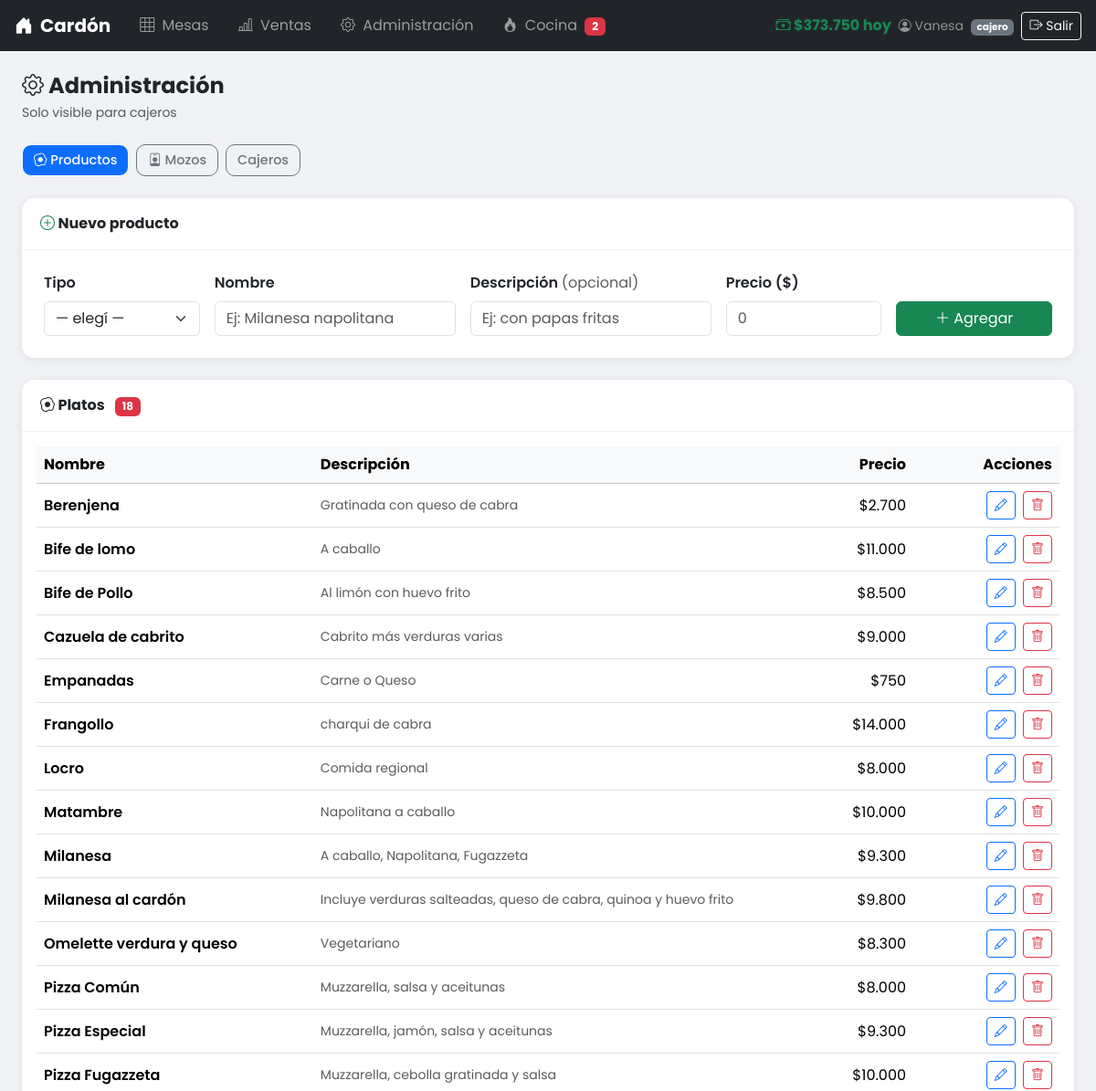
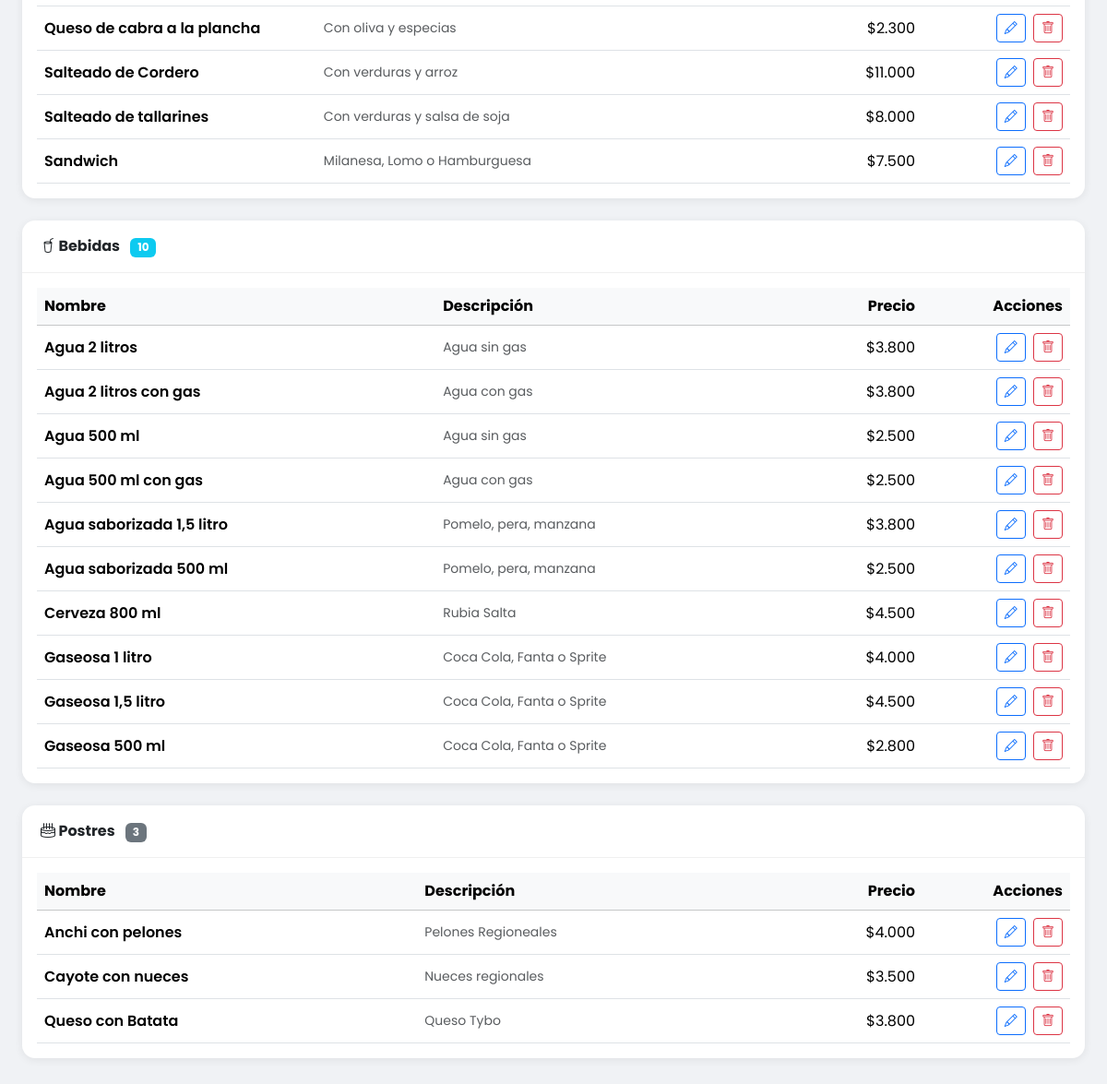
Page /admin.php (signed in) on the committed database (2 pictures, top to bottom).
### tables this page shows
CREATE TABLE `plato` (
  `id_plato` int NOT NULL AUTO_INCREMENT,
  `nom_plato` varchar(45) NOT NULL,
  `descr_plato` varchar(100) NOT NULL,
  `precio_plato` int NOT NULL,
  PRIMARY KEY (`id_plato`),
  UNIQUE KEY `id_plato_UNIQUE` (`id_plato`)
);

CREATE TABLE `bebida` (
  `id_bebida` int NOT NULL AUTO_INCREMENT,
  `nom_bebida` varchar(45) NOT NULL,
  `desc_bebida` varchar(100) NOT NULL,
  `precio_bebida` decimal(10,2) NOT NULL,
  PRIMARY KEY (`id_bebida`),
  UNIQUE KEY `id_bebida_UNIQUE` (`id_bebida`)
);

CREATE TABLE `postre` (
  `id_postre` int NOT NULL AUTO_INCREMENT,
  `nom_postre` varchar(45) NOT NULL,
  `desc_postre` varchar(100) NOT NULL,
  `precio_postre` decimal(10,2) NOT NULL,
  PRIMARY KEY (`id_postre`),
  UNIQUE KEY `id_postre_UNIQUE` (`id_postre`)
);

### admin.php (the view, shortened to what this page needs)
<?php
include('conexion.php');
$seccion = $_GET['s'] ?? 'productos';
$platos  = $conexion->query("SELECT * FROM plato  ORDER BY nom_plato")->fetch_all(MYSQLI_ASSOC);
$bebidas = $conexion->query("SELECT * FROM bebida ORDER BY nom_bebida")->fetch_all(MYSQLI_ASSOC);
$postres = $conexion->query("SELECT * FROM postre ORDER BY nom_postre")->fetch_all(MYSQLI_ASSOC);
?>
<!DOCTYPE html>
<html lang="es">
<head>
    <link href="https://cdn.jsdelivr.net/npm/bootstrap@5.3.3/dist/css/bootstrap.min.css" rel="stylesheet">
    <link href="https://cdn.jsdelivr.net/npm/bootstrap-icons@1.11.1/font/bootstrap-icons.css" rel="stylesheet">
</head>
<body>
<?php include('navbar.php'); ?>
<div class="container-fluid px-3 px-md-4 pb-5">
    <h4 class="fw-bold mb-1"><i class="bi bi-gear"></i> Administración</h4>
    <p class="text-muted small mb-4">Solo visible para cajeros</p>
    <div class="d-flex flex-wrap gap-2 mb-4">
        <a href="?s=productos" class="btn seccion-tab <?= $seccion==='productos' ? 'active' : 'btn-outline-secondary' ?>">
            <i class="bi bi-egg-fried"></i> Productos
        </a>
        <a href="?s=mozos" class="btn seccion-tab <?= $seccion==='mozos' ? 'active' : 'btn-outline-secondary' ?>">
            <i class="bi bi-person-badge"></i> Mozos
        </a>
        <a href="?s=cajeros" class="btn seccion-tab <?= $seccion==='cajeros' ? 'active' : 'btn-outline-secondary' ?>">
            <i class="bi bi-cash-register"></i> Cajeros
        </a>
    </div>
    <?php if ($seccion === 'productos'): ?>
    <div class="admin-card mb-4">
        <div class="card-header"><i class="bi bi-plus-circle text-success"></i> Nuevo producto</div>
        <div class="p-3 p-md-4">
            <form method="POST" class="row g-3">
                <div class="col-12 col-sm-4 col-lg-2">
                    <label class="form-label fw-semibold">Tipo</label>
                    <select name="tipo" class="form-select" required>
                        <option value="">— elegí —</option>
                    </select>
                </div>
                <div class="col-12 col-sm-5 col-lg-3">
                    <label class="form-label fw-semibold">Nombre</label>
                    <input type="text" name="nombre" class="form-control" placeholder="Ej: Milanesa napolitana" required>
                </div>
                <div class="col-12 col-sm-5 col-lg-3">
                    <label class="form-label fw-semibold">Descripción <span class="text-muted fw-normal">(opcional)</span></label>
                    <input type="text" name="desc" class="form-control" placeholder="Ej: con papas fritas">
                </div>
                <div class="col-12 col-sm-3 col-lg-2">
                    <label class="form-label fw-semibold">Precio ($)</label>
                    <input type="number" name="precio" class="form-control" placeholder="0" min="1" required>
                </div>
                <div class="col-12 col-lg-2 d-flex align-items-end">
                    <button type="submit" class="btn btn-success w-100">
                        <i class="bi bi-plus-lg"></i> Agregar
                    </button>
                </div>
            </form>
        </div>
    </div>
    <?php
    $grupos = [
        ['titulo'=>'Platos',  'icono'=>'egg-fried',  'badge'=>'danger',    'items'=>$platos,  'tipo'=>'plato',  'col_id'=>'id_plato',  'col_nom'=>'nom_plato',  'col_desc'=>'descr_plato',  'col_precio'=>'precio_plato'],
        ['titulo'=>'Bebidas', 'icono'=>'cup-straw',  'badge'=>'info',      'items'=>$bebidas, 'tipo'=>'bebida', 'col_id'=>'id_bebida', 'col_nom'=>'nom_bebida', 'col_desc'=>'desc_bebida',  'col_precio'=>'precio_bebida'],
        ['titulo'=>'Postres', 'icono'=>'cake2',      'badge'=>'secondary', 'items'=>$postres, 'tipo'=>'postre', 'col_id'=>'id_postre', 'col_nom'=>'nom_postre', 'col_desc'=>'desc_postre',  'col_precio'=>'precio_postre'],
    ];
    foreach ($grupos as $g):
    ?>
    <div class="admin-card mb-4">
        <div class="card-header">
            <i class="bi bi-<?= $g['icono'] ?>"></i> <?= $g['titulo'] ?>
            <span class="badge bg-<?= $g['badge'] ?> ms-2"><?= count($g['items']) ?></span>
        </div>
        <div class="p-3">
            <?php if (empty($g['items'])): ?>
                <p class="text-muted text-center py-3">No hay <?= strtolower($g['titulo']) ?> cargados.</p>
            <?php else: ?>
            <div class="table-responsive">
                <table class="table table-hover align-middle mb-0">
                    <thead class="table-light">
                        <tr>
                            <th>Nombre</th>
                            <th class="d-none d-md-table-cell">Descripción</th>
                            <th class="text-end">Precio</th>
                            <th class="text-end" style="width:160px">Acciones</th>
                        </tr>
                    </thead>
                    <tbody>
                    <?php foreach ($g['items'] as $item): ?>
                        <tr>
                            <td class="fw-semibold"><?= htmlspecialchars($item[$g['col_nom']]) ?></td>
                            <td class="text-muted small d-none d-md-table-cell"><?= htmlspecialchars($item[$g['col_desc']] ?? '') ?></td>
                            <td class="text-end">$<?= number_format($item[$g['col_precio']], 0, ',', '.') ?></td>
                            <td class="text-end">
                                <button class="btn btn-sm btn-outline-primary me-1"
                                        onclick="abrirEditar('<?= $g['tipo'] ?>',<?= $item[$g['col_id']] ?>,'<?= addslashes($item[$g['col_nom']]) ?>','<?= addslashes($item[$g['col_desc']] ?? '') ?>',<?= $item[$g['col_precio']] ?>)">
                                    <i class="bi bi-pencil"></i>
                                </button>
                                <form method="POST" class="d-inline"
                                      onsubmit="return confirm('¿Eliminar <?= htmlspecialchars($item[$g['col_nom']]) ?>?')">
                                    <button type="submit" class="btn btn-sm btn-outline-danger">
                                        <i class="bi bi-trash"></i>
                                    </button>
                                </form>
                            </td>
                        </tr>
                    <?php endforeach; ?>
                    </tbody>
                </table>
            </div>
            <?php endif; ?>
        </div>
    </div>
    <?php endforeach; ?>
    <?php endif; ?>
</div>
</body>
</html>

### admin.php (style rules this page uses)
body { font-family:'Poppins',sans-serif; background:#f0f2f5; }
.admin-card { background:white; border-radius:14px; box-shadow:0 2px 10px rgba(0,0,0,.07); }
.admin-card .card-header { background:transparent; border-bottom:1px solid #f0f0f0; font-weight:700; padding:16px 20px; }
.seccion-tab { border-radius:10px; font-weight:500; font-size:.9rem; }
.seccion-tab.active { background:#0d6efd; color:white; }

### rows in the picture
plato: nom_plato "Berenjena", descr_plato "Gratinada con queso de cabra", precio_plato "2.700"
plato: nom_plato "Bife de lomo", descr_plato "A caballo", precio_plato "11.000"
plato: nom_plato "Bife de Pollo", descr_plato "Al limón con huevo frito", precio_plato "8.500"
plato: nom_plato "Cazuela de cabrito", descr_plato "Cabrito más verduras varias", precio_plato "9.000"
plato: nom_plato "Empanadas", descr_plato "Carne o Queso", precio_plato "750"
plato: nom_plato "Frangollo", descr_plato "charqui de cabra", precio_plato "14.000"
plato: nom_plato "Locro", descr_plato "Comida regional", precio_plato "8.000"
plato: nom_plato "Matambre", descr_plato "Napolitana a caballo", precio_plato "10.000"
plato: nom_plato "Milanesa", descr_plato "A caballo, Napolitana, Fugazzeta", precio_plato "9.300"
plato: nom_plato "Milanesa al cardón", descr_plato "Incluye verduras salteadas, queso de cabra, quinoa y huevo frito", precio_plato "9.800"
plato: nom_plato "Omelette verdura y queso", descr_plato "Vegetariano", precio_plato "8.300"
plato: nom_plato "Pizza Común", descr_plato "Muzzarella, salsa y aceitunas", precio_plato "8.000"
plato: nom_plato "Pizza Especial", descr_plato "Muzzarella, jamón, salsa y aceitunas", precio_plato "9.300"
plato: nom_plato "Pizza Fugazzeta", descr_plato "Muzzarella, cebolla gratinada y salsa", precio_plato "10.000"
plato: nom_plato "Queso de cabra a la plancha", descr_plato "Con oliva y especias", precio_plato "2.300"
plato: nom_plato "Salteado de Cordero", descr_plato "Con verduras y arroz", precio_plato "11.000"
plato: nom_plato "Salteado de tallarines", descr_plato "Con verduras y salsa de soja", precio_plato "8.000"
plato: nom_plato "Sandwich", descr_plato "Milanesa, Lomo o Hamburguesa", precio_plato "7.500"
bebida: nom_bebida "Agua 2 litros", desc_bebida "Agua sin gas", precio_bebida "3.800"
bebida: nom_bebida "Agua 2 litros con gas", desc_bebida "Agua con gas", precio_bebida "3.800"
bebida: nom_bebida "Agua 500 ml", desc_bebida "Agua sin gas", precio_bebida "2.500"
bebida: nom_bebida "Agua 500 ml con gas", desc_bebida "Agua con gas", precio_bebida "2.500"
bebida: nom_bebida "Agua saborizada 1,5 litro", desc_bebida "Pomelo, pera, manzana", precio_bebida "3.800"
bebida: nom_bebida "Agua saborizada 500 ml", desc_bebida "Pomelo, pera, manzana", precio_bebida "2.500"
bebida: nom_bebida "Cerveza 800 ml", desc_bebida "Rubia Salta", precio_bebida "4.500"
bebida: nom_bebida "Gaseosa 1 litro", desc_bebida "Coca Cola, Fanta o Sprite", precio_bebida "4.000"
bebida: nom_bebida "Gaseosa 1,5 litro", desc_bebida "Coca Cola, Fanta o Sprite", precio_bebida "4.500"
bebida: nom_bebida "Gaseosa 500 ml", desc_bebida "Coca Cola, Fanta o Sprite", precio_bebida "2.800"
postre: nom_postre "Anchi con pelones", desc_postre "Pelones Regioneales", precio_postre "4.000"
postre: nom_postre "Cayote con nueces", desc_postre "Nueces regionales", precio_postre "3.500"
postre: nom_postre "Queso con Batata", desc_postre "Queso Tybo", precio_postre "3.800"

### other values in the picture
$pedidos_activos "2"
$ventas_hoy "373.750"
$_SESSION['usuario'] "Vanesa"
$_SESSION['rol'] "cajero"
$g['titulo'] "Platos"
count($g['items']) "18"
$g['titulo'] "Bebidas"
count($g['items']) "10"
$g['titulo'] "Postres"
count($g['items']) "3"
